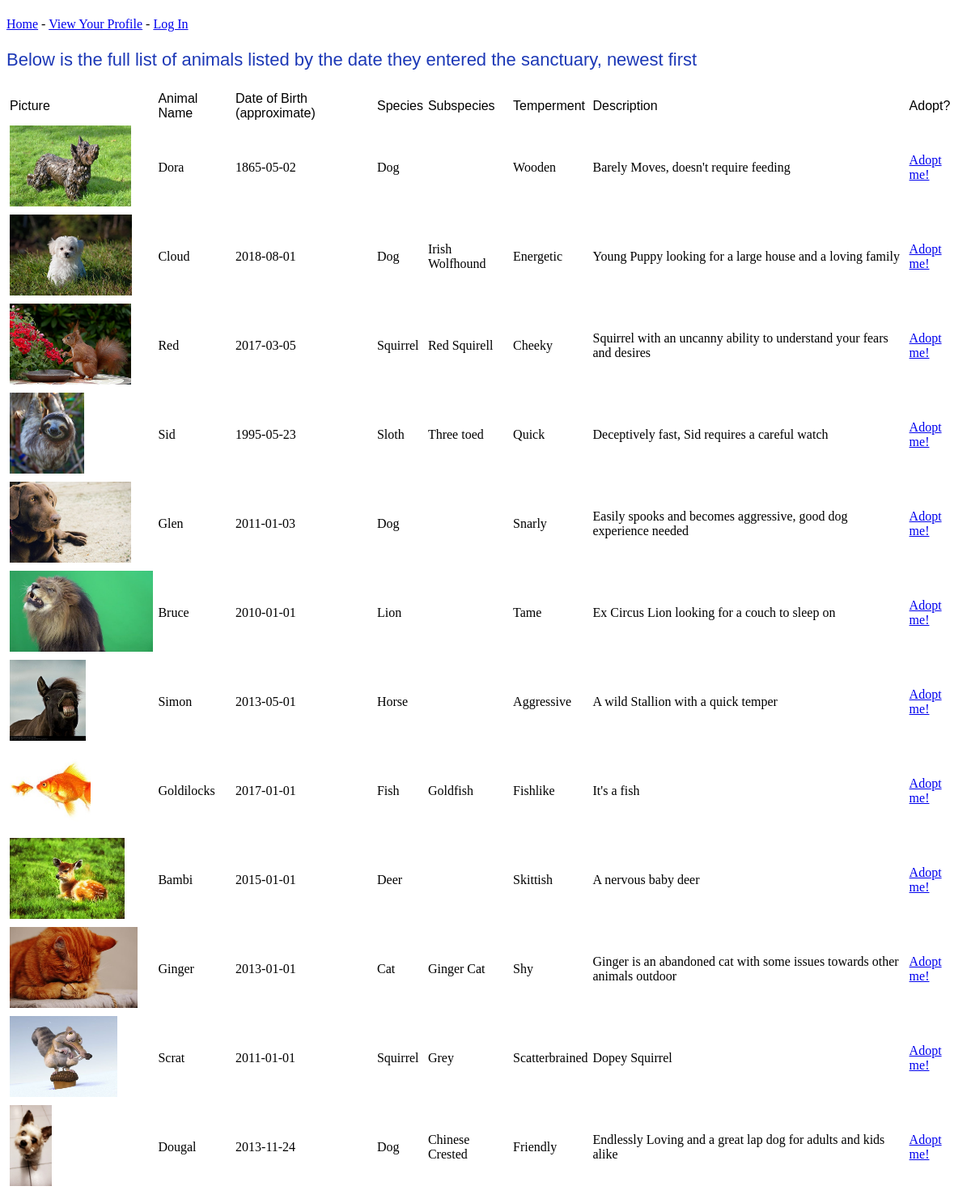
The page /adminindex.php on the database its author committed.
### tables this page shows
CREATE TABLE `pets` (
  `petID` int(10) NOT NULL,
  `name` varchar(50) NOT NULL,
  `dob` date DEFAULT NULL,
  `dateRescued` datetime DEFAULT CURRENT_TIMESTAMP,
  `species` varchar(20) DEFAULT NULL,
  `subspecies` varchar(50) DEFAULT NULL,
  `temperment` varchar(50) DEFAULT NULL,
  `description` varchar(1500) DEFAULT NULL,
  `availability` tinyint(1) DEFAULT '0',
  `picture` varchar(500) DEFAULT NULL
);

### adminindex.php (the view, shortened to what this page needs)
<?php
require 'connect.php';
include 'header.php';
$query = "SELECT petID, name, dob, picture, dob, species, subspecies, temperment, description from pets ORDER BY dateRescued desc";
?>
<!DOCTYPE html>
<html>
        <head>
            <link rel = 'stylesheet' type = 'text/css' href = '/style.css'>
        </head>
<body>
<p class = 'blue'>Below is the full list of animals listed by the date they entered the sanctuary, newest first</p>
<?php
echo '<table border="0" cellspacing="2" cellpadding="2">
<tr>
    <td> <font face="Arial">Picture</font> </td>
    <td> <font face="Arial">Animal Name</font> </td>
    <td> <font face="Arial">Date of Birth (approximate)</font> </td>
    <td> <font face="Arial">Species</font> </td>
    <td> <font face="Arial">Subspecies</font> </td>
    <td> <font face="Arial">Temperment</font> </td>
    <td> <font face="Arial">Description</font> </td>
    <td> <font face="Arial">Adopt?</font> </td>
</tr>';
if ($result = $mysqli->query($query)) {
while ($row = $result->fetch_assoc()) {
  $field1name = "<img src='".$row["picture"]."' style=height:100px />";
  $field2name = $row["name"];
  $field3name = $row["dob"];
  $field4name = $row["species"];
  $field5name = $row["subspecies"];
  $field6name = $row["temperment"];
  $field7name = $row["description"];
  echo "<tr>
            <td><a href='petdetails.php'>".$field1name."</a></td>
            <td>".$field2name."</td>
            <td>".$field3name."</td>
            <td>".$field4name."</td>
            <td>".$field5name."</td>
            <td>".$field6name."</td>
            <td>".$field7name."</td>
            <td><a href='adopt.php?id=".$row['petID']."'>Adopt me!</a></td>
        </tr>";
}
}
?>
</body>
</html>

### style.css (style rules this page uses)
.blue { color: rgb(28, 56, 182); font-size: 22px; font-family: Verdana, Geneva, Tahoma, sans-serif; }
body { font-family: calibri; }

### rows shown on the page
pets: picture (picture), name "Dora", dob "1865-05-02", species "Dog", temperment "Wooden", description "Barely Moves, doesn't require feeding"
pets: picture (picture), name "Cloud", dob "2018-08-01", species "Dog", subspecies "Irish Wolfhound", temperment "Energetic", description "Young Puppy looking for a large house and a loving family"
pets: picture (picture), name "Red", dob "2017-03-05", species "Squirrel", subspecies "Red Squirell", temperment "Cheeky", description "Squirrel with an uncanny ability to understand your fears and desires"
pets: picture (picture), name "Sid", dob "1995-05-23", species "Sloth", subspecies "Three toed", temperment "Quick", description "Deceptively fast, Sid requires a careful watch"
pets: picture (picture), name "Glen", dob "2011-01-03", species "Dog", temperment "Snarly", description "Easily spooks and becomes aggressive, good dog experience needed"
pets: picture (picture), name "Bruce", dob "2010-01-01", species "Lion", temperment "Tame", description "Ex Circus Lion looking for a couch to sleep on"
pets: picture (picture), name "Simon", dob "2013-05-01", species "Horse", temperment "Aggressive", description "A wild Stallion with a quick temper"
pets: picture (picture), name "Goldilocks", dob "2017-01-01", species "Fish", subspecies "Goldfish", temperment "Fishlike", description "It's a fish"
pets: picture (picture), name "Bambi", dob "2015-01-01", species "Deer", temperment "Skittish", description "A nervous baby deer"
pets: picture (picture), name "Ginger", dob "2013-01-01", species "Cat", subspecies "Ginger Cat", temperment "Shy", description "Ginger is an abandoned cat with some issues towards other animals outdoor"
pets: picture (picture), name "Scrat", dob "2011-01-01", species "Squirrel", subspecies "Grey", temperment "Scatterbrained", description "Dopey Squirrel"
pets: picture (picture), name "Dougal", dob "2013-11-24", species "Dog", subspecies "Chinese Crested", temperment "Friendly", description "Endlessly Loving and a great lap dog for adults and kids alike"

### other values the page prints
$loginout "Log In"
